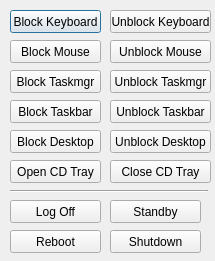
<?xml version="1.0" encoding="UTF-8"?>
<ui version="4.0">
 <class>Funstuff</class>
 <widget class="QDialog" name="Funstuff">
  <property name="geometry">
   <rect>
    <x>0</x>
    <y>0</y>
    <width>215</width>
    <height>261</height>
   </rect>
  </property>
  <property name="windowTitle">
   <string>Dialog</string>
  </property>
  <widget class="QPushButton" name="pushButton">
   <property name="geometry">
    <rect>
     <x>10</x>
     <y>10</y>
     <width>91</width>
     <height>23</height>
    </rect>
   </property>
   <property name="text">
    <string>Block Keyboard</string>
   </property>
  </widget>
  <widget class="QPushButton" name="pushButton_2">
   <property name="geometry">
    <rect>
     <x>110</x>
     <y>10</y>
     <width>101</width>
     <height>23</height>
    </rect>
   </property>
   <property name="text">
    <string>Unblock Keyboard</string>
   </property>
  </widget>
  <widget class="QPushButton" name="pushButton_3">
   <property name="geometry">
    <rect>
     <x>10</x>
     <y>40</y>
     <width>91</width>
     <height>23</height>
    </rect>
   </property>
   <property name="text">
    <string>Block Mouse</string>
   </property>
  </widget>
  <widget class="QPushButton" name="pushButton_4">
   <property name="geometry">
    <rect>
     <x>110</x>
     <y>40</y>
     <width>101</width>
     <height>23</height>
    </rect>
   </property>
   <property name="text">
    <string>Unblock Mouse</string>
   </property>
  </widget>
  <widget class="QPushButton" name="pushButton_5">
   <property name="geometry">
    <rect>
     <x>10</x>
     <y>70</y>
     <width>91</width>
     <height>23</height>
    </rect>
   </property>
   <property name="text">
    <string>Block Taskmgr</string>
   </property>
  </widget>
  <widget class="QPushButton" name="pushButton_6">
   <property name="geometry">
    <rect>
     <x>110</x>
     <y>70</y>
     <width>101</width>
     <height>23</height>
    </rect>
   </property>
   <property name="text">
    <string>Unblock Taskmgr</string>
   </property>
  </widget>
  <widget class="QPushButton" name="pushButton_7">
   <property name="geometry">
    <rect>
     <x>10</x>
     <y>130</y>
     <width>91</width>
     <height>23</height>
    </rect>
   </property>
   <property name="text">
    <string>Block Desktop</string>
   </property>
  </widget>
  <widget class="QPushButton" name="pushButton_8">
   <property name="geometry">
    <rect>
     <x>110</x>
     <y>130</y>
     <width>101</width>
     <height>23</height>
    </rect>
   </property>
   <property name="text">
    <string>Unblock Desktop</string>
   </property>
  </widget>
  <widget class="QPushButton" name="pushButton_9">
   <property name="geometry">
    <rect>
     <x>10</x>
     <y>160</y>
     <width>91</width>
     <height>23</height>
    </rect>
   </property>
   <property name="text">
    <string>Open CD Tray</string>
   </property>
  </widget>
  <widget class="QPushButton" name="pushButton_10">
   <property name="geometry">
    <rect>
     <x>110</x>
     <y>160</y>
     <width>101</width>
     <height>23</height>
    </rect>
   </property>
   <property name="text">
    <string>Close CD Tray</string>
   </property>
  </widget>
  <widget class="QPushButton" name="pushButton_11">
   <property name="geometry">
    <rect>
     <x>10</x>
     <y>100</y>
     <width>91</width>
     <height>23</height>
    </rect>
   </property>
   <property name="text">
    <string>Block Taskbar</string>
   </property>
  </widget>
  <widget class="QPushButton" name="pushButton_12">
   <property name="geometry">
    <rect>
     <x>110</x>
     <y>100</y>
     <width>101</width>
     <height>23</height>
    </rect>
   </property>
   <property name="text">
    <string>Unblock Taskbar</string>
   </property>
  </widget>
  <widget class="QPushButton" name="pushButton_13">
   <property name="geometry">
    <rect>
     <x>10</x>
     <y>200</y>
     <width>91</width>
     <height>23</height>
    </rect>
   </property>
   <property name="text">
    <string>Log Off</string>
   </property>
  </widget>
  <widget class="QPushButton" name="pushButton_14">
   <property name="geometry">
    <rect>
     <x>110</x>
     <y>200</y>
     <width>91</width>
     <height>23</height>
    </rect>
   </property>
   <property name="text">
    <string>Standby</string>
   </property>
  </widget>
  <widget class="QPushButton" name="pushButton_15">
   <property name="geometry">
    <rect>
     <x>10</x>
     <y>230</y>
     <width>91</width>
     <height>23</height>
    </rect>
   </property>
   <property name="text">
    <string>Reboot</string>
   </property>
  </widget>
  <widget class="QPushButton" name="pushButton_16">
   <property name="geometry">
    <rect>
     <x>110</x>
     <y>230</y>
     <width>91</width>
     <height>23</height>
    </rect>
   </property>
   <property name="text">
    <string>Shutdown</string>
   </property>
  </widget>
  <widget class="Line" name="line">
   <property name="geometry">
    <rect>
     <x>10</x>
     <y>190</y>
     <width>118</width>
     <height>3</height>
    </rect>
   </property>
   <property name="orientation">
    <enum>Qt::Horizontal</enum>
   </property>
  </widget>
  <widget class="Line" name="line_2">
   <property name="geometry">
    <rect>
     <x>90</x>
     <y>190</y>
     <width>118</width>
     <height>3</height>
    </rect>
   </property>
   <property name="orientation">
    <enum>Qt::Horizontal</enum>
   </property>
  </widget>
 </widget>
 <resources/>
 <connections/>
</ui>
